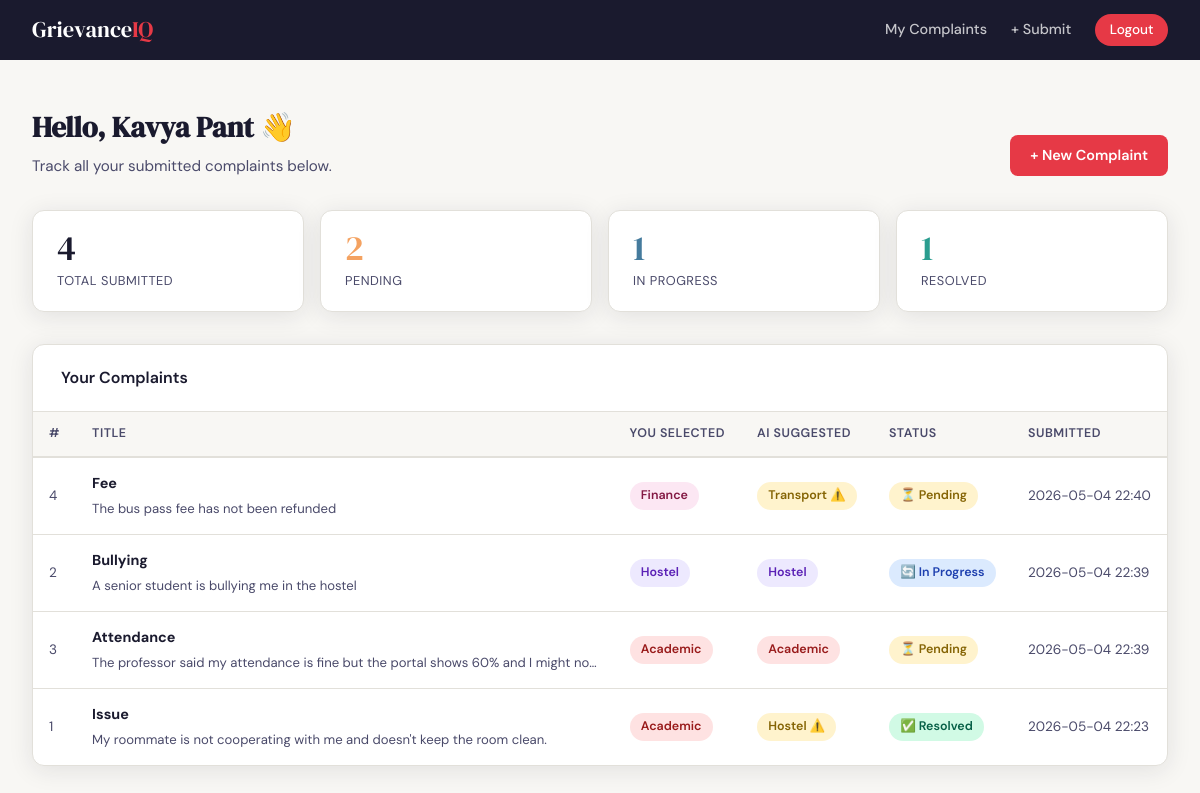
/dashboard (signed in), run on the app's committed database.
### tables this page shows
CREATE TABLE complaints (
            id             INTEGER PRIMARY KEY AUTOINCREMENT,
            title          TEXT    NOT NULL,
            description    TEXT    NOT NULL,
            category       TEXT    NOT NULL,
            ai_category    TEXT    NOT NULL,
            ai_confidence  REAL    DEFAULT 0.0,
            ai_source      TEXT    DEFAULT 'keyword_fallback',
            routed_to      TEXT    NOT NULL,
            status         TEXT    NOT NULL DEFAULT 'Pending',
            user_id        INTEGER NOT NULL,
            submitted_at   TEXT    NOT NULL,
            FOREIGN KEY(user_id) REFERENCES users(id)
        );

### app.py (the view)
@app.route('/dashboard')
def student_dashboard():
    if 'user_id' not in session or session['user_role'] != 'student':
        return redirect(url_for('login'))
    conn = get_db()
    complaints = conn.execute(
        'SELECT * FROM complaints WHERE user_id=? ORDER BY submitted_at DESC',
        (session['user_id'],)
    ).fetchall()
    conn.close()
    stats = {'Pending': 0, 'In Progress': 0, 'Resolved': 0}
    for c in complaints:
        if c['status'] in stats:
            stats[c['status']] += 1
    return render_template('student_dashboard.html',
                           complaints=complaints,
                           stats=stats,
                           departments=DEPARTMENTS)

### app.py (called while the page is built)
def get_db():
    conn = sqlite3.connect('grievance.db')
    conn.row_factory = sqlite3.Row
    return conn

### templates/student_dashboard.html (shortened to what this page needs)
{% extends "base.html" %}
{% block content %}
<div class="page">
    <div style="display:flex; align-items:center; justify-content:space-between; margin-bottom: .25rem;">
        <div>
            <h1 class="page-title">Hello, {{ session.user_name }} 👋</h1>
            <p class="page-subtitle">Track all your submitted complaints below.</p>
        </div>
        <a href="{{ url_for('submit_complaint') }}" class="btn btn-accent">
            + New Complaint
        </a>
    </div>
    <div class="stats-grid">
        <div class="stat-card stat-total">
            <div class="number">{{ complaints | length }}</div>
            <div class="label">Total Submitted</div>
        </div>
        <div class="stat-card stat-pending">
            <div class="number">{{ stats.Pending }}</div>
            <div class="label">Pending</div>
        </div>
        <div class="stat-card stat-progress">
            <div class="number">{{ stats['In Progress'] }}</div>
            <div class="label">In Progress</div>
        </div>
        <div class="stat-card stat-resolved">
            <div class="number">{{ stats.Resolved }}</div>
            <div class="label">Resolved</div>
        </div>
    </div>
    <div class="card">
        <div class="card-header">
            <span style="font-weight:600;">Your Complaints</span>
        </div>
        {% if complaints %}
        <div class="table-wrap">
            <table>
                <thead>
                    <tr>
                        <th>#</th>
                        <th>Title</th>
                        <th>You Selected</th>
                        <th>AI Suggested</th>
                        <th>Status</th>
                        <th>Submitted</th>
                    </tr>
                </thead>
                <tbody>
                    {% for c in complaints %}
                    <tr>
                        <td style="color:var(--ink-soft); font-size:.85rem;">{{ c.id }}</td>
                        <td>
                            <strong>{{ c.title }}</strong>
                            <div style="font-size:.82rem; color:var(--ink-soft); margin-top:.2rem;">
                                {{ c.description[:80] }}{% if c.description|length > 80 %}…{% endif %}
                            </div>
                        </td>
                        <td>
                            <span class="badge badge-{{ c.category | lower }}">
                                {{ c.category }}
                            </span>
                        </td>
                        <td>
                            <span class="badge badge-{{ c.ai_category | lower }}
                                {% if c.category != c.ai_category %} badge-mismatch{% endif %}">
                                {{ c.ai_category }}
                                {% if c.category != c.ai_category %}⚠️{% endif %}
                            </span>
                        </td>
                        <td>
                            {% if c.status == 'Pending' %}
                                <span class="badge badge-pending">⏳ Pending</span>
                            {% elif c.status == 'In Progress' %}
                                <span class="badge badge-progress">🔄 In Progress</span>
                            {% else %}
                                <span class="badge badge-resolved">✅ Resolved</span>
                            {% endif %}
                        </td>
                        <td style="font-size:.85rem; color:var(--ink-soft);">{{ c.submitted_at }}</td>
                    </tr>
                    {% endfor %}
                </tbody>
            </table>
        </div>
        {% endif %}
    </div>
</div>
{% endblock %}

### templates/base.html (style rules this page uses)
*, *::before, *::after { box-sizing: border-box; margin: 0; padding: 0; }
:root { --ink: #1a1a2e; --ink-soft: #4a4a6a; --surface: #f8f7f4; --white: #ffffff; --accent: #e63946; --accent2: #457b9d; --accent3: #2a9d8f; --warn: #f4a261; --border: #e2e0da; --shadow: 0 4px 24px rgba(26,26,46,.10); --radius: 12px; }
body { font-family: 'DM Sans', sans-serif; background: var(--surface); color: var(--ink); min-height: 100vh; line-height: 1.6; }
.page { padding: 2rem; max-width: 1200px; margin: 0 auto; }
.card { background: var(--white); border-radius: var(--radius); box-shadow: var(--shadow); border: 1px solid var(--border); }
.card-header { padding: 1.25rem 1.75rem; border-bottom: 1px solid var(--border); display: flex; align-items: center; justify-content: space-between; }
.stats-grid { display: grid; grid-template-columns: repeat(auto-fit, minmax(150px, 1fr)); gap: 1rem; margin-bottom: 2rem; }
.stat-card { background: var(--white); border-radius: var(--radius); padding: 1.25rem 1.5rem; border: 1px solid var(--border); box-shadow: var(--shadow); }
.stat-card .number { font-family: 'DM Serif Display', serif; font-size: 2.2rem; line-height: 1; }
.stat-card .label { font-size: .8rem; color: var(--ink-soft); margin-top: .25rem; text-transform: uppercase; letter-spacing: .5px; }
.stat-pending .number { color: var(--warn); }
.stat-progress .number { color: var(--accent2); }
.stat-resolved .number { color: var(--accent3); }
.stat-total .number { color: var(--ink); }
.table-wrap { overflow-x: auto; }
table { width: 100%; border-collapse: collapse; font-size: .9rem; }
th { background: var(--surface); padding: .75rem 1rem; text-align: left; font-weight: 600; font-size: .78rem; text-transform: uppercase; letter-spacing: .5px; color: var(--ink-soft); border-bottom: 2px solid var(--border); }
td { padding: .9rem 1rem; border-bottom: 1px solid var(--border); vertical-align: middle; }
tr:last-child td { border-bottom: none; }
.badge { display: inline-block; padding: .25rem .7rem; border-radius: 20px; font-size: .78rem; font-weight: 600; }
.badge-pending { background: #fff3cd; color: #856404; }
.badge-progress { background: #dbeafe; color: #1e40af; }
.badge-resolved { background: #d1fae5; color: #065f46; }
.badge-hostel { background: #ede9fe; color: #5b21b6; }
.badge-academic { background: #fee2e2; color: #991b1b; }
.badge-transport { background: #dcfce7; color: #14532d; }
.badge-finance { background: #fce7f3; color: #831843; }
.badge-mismatch { background: #fff3cd; color: #856404; }
.btn { display: inline-block; padding: .55rem 1.25rem; border-radius: 8px; border: none; cursor: pointer; font-family: 'DM Sans', sans-serif; font-size: .9rem; font-weight: 600; text-decoration: none; transition: opacity .15s, transform .1s; }
.btn-accent { background: var(--accent); color: var(--white); }
.page-title { font-family: 'DM Serif Display', serif; font-size: 1.8rem; color: var(--ink); margin-bottom: .25rem; }
.page-subtitle { color: var(--ink-soft); font-size: .95rem; margin-bottom: 1.75rem; }

### data on the page
complaints: id "4", title "Fee", description "The bus pass fee has not been refunded", category "Finance", ai_category "Transport", status "⏳ Pending", submitted_at "2026-05-04 22:40"
complaints: id "2", title "Bullying", description "A senior student is bullying me in the hostel", category "Hostel", ai_category "Hostel", status "🔄 In Progress", submitted_at "2026-05-04 22:39"
complaints: id "3", title "Attendance", description "The professor said my attendance is fine but the portal shows 60% and I might no", category "Academic", ai_category "Academic", status "⏳ Pending", submitted_at "2026-05-04 22:39"
complaints: id "1", title "Issue", description "My roommate is not cooperating with me and doesn't keep the room clean.", category "Academic", ai_category "Hostel", status "✅ Resolved", submitted_at "2026-05-04 22:23"

### other printed values
{{ session.user_name }} "Kavya Pant"
{{ complaints | length }} "4"
{{ stats.Pending }} "2"
{{ stats['In Progress'] }} "1"
{{ stats.Resolved }} "1"
